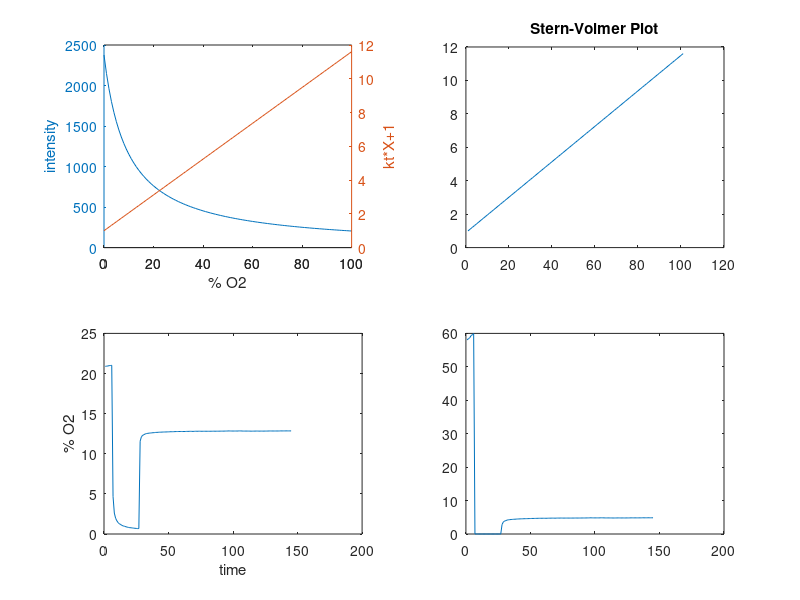

MATLAB code to generate this figure:
clear
load data.csv % data.csv is a single column of intensity data, with the first 4 elements as the two calibration points and corresponding concentration.

intensity_data=data; % enters loaded data into new matrix

I1 = intensity_data(1); % this defines the calibration data based on the element position.
X1 = intensity_data(2); % in the test-data elements 1 and 2 are the zero percent calibration point.
I2 = intensity_data(3); % elements 3 and 4 are the 21-percent calibration point.
X2 = intensity_data(4);


kt = (I2-I1)/((X1*I1)-(X2*I2)); % calculation for Ktau
I0 = (1+kt*X1)*I1;              % intensity in absence of quencher(0% O2)

x1 = 0:1:100; % makes x values for plot of stern-volmer

stern_volmer_plot = x1*kt+1;
subplot(2, 2, 2)
plot(stern_volmer_plot)
title("Stern-Volmer Plot")

intensity_plot = I0./(1+kt*x1); % plots intensity curve.
subplot (2, 2, 1)
[hAx,hline1,hline2] = plotyy(x1,intensity_plot,x1,stern_volmer_plot);
xlabel("% O2")
ylabel(hAx(1),"intensity") % left axis
ylabel(hAx(2),"kt*X+1") % right axis




I = intensity_data(5:rows(intensity_data),:);
oxygen_percent = ((I0./I)-1)/kt;
subplot(2, 2, 3)
plot(oxygen_percent)
xlabel("time")
ylabel("% O2")

K=0.29489
m=0.664
oxygen_percent_corrected = exp((log((I0./I)-1)/K)/(m));

%figure
subplot(2, 2, 4)
plot(oxygen_percent_corrected)

%int= I0./(x1.*kt+1);
%figure
%plot(int)

%save percent.csv oxygen_percent % optional line for saving analyzed data to a file
